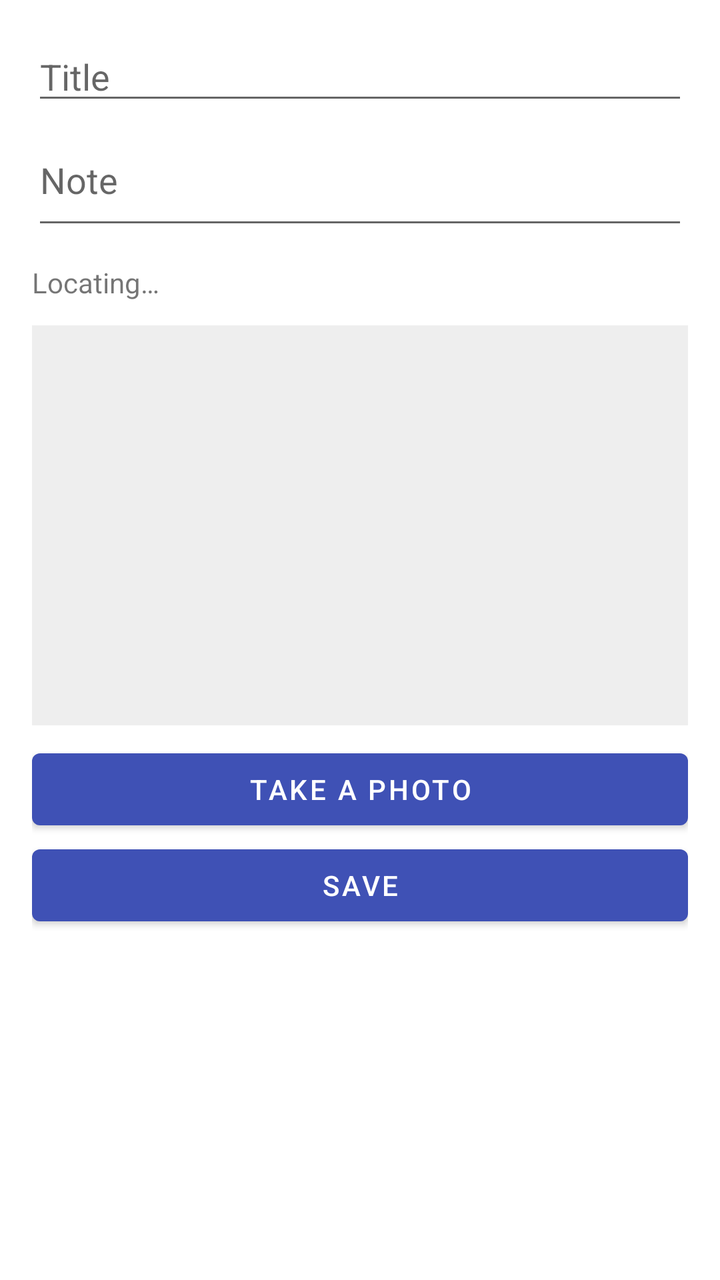
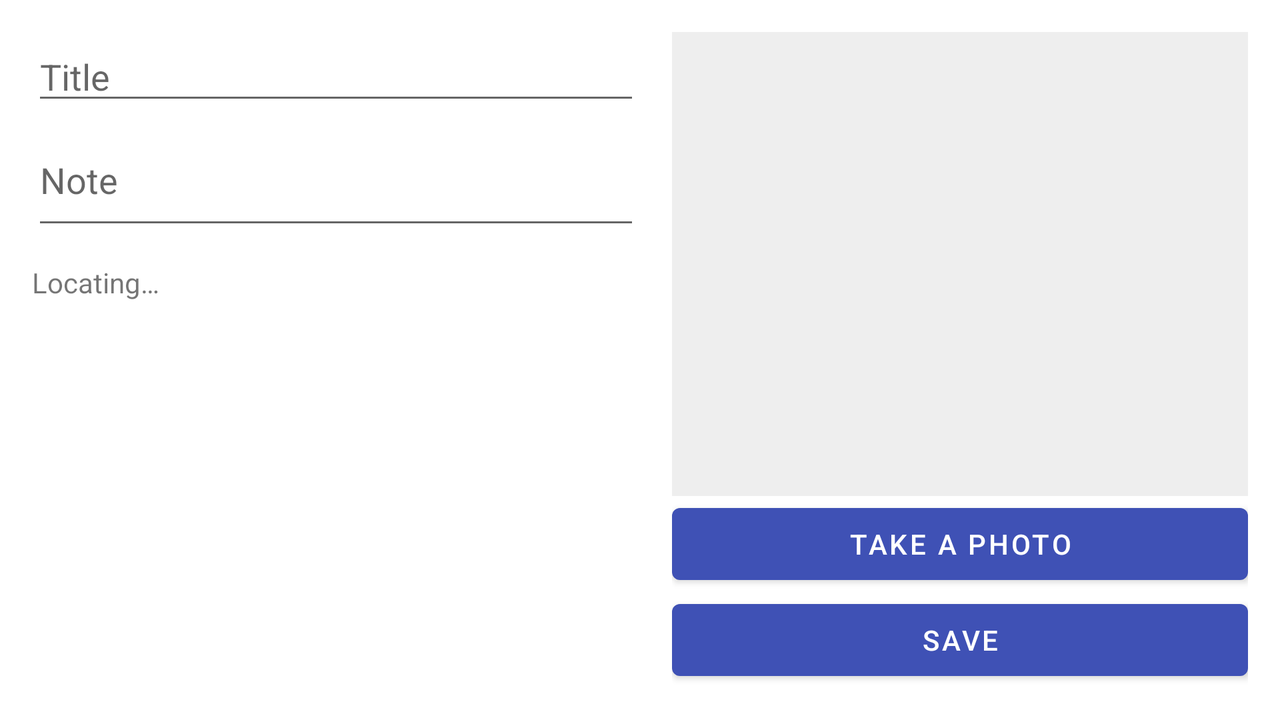

One screen, two layout resources from the same app: the default and the repository's alternative for another configuration. Each is rendered where Android would select it; the XML of both is given below.
<!-- AndroidManifest.xml: application theme AppTheme -->
<!-- res/layout/activity_edit_fiche.xml -->
<?xml version="1.0" encoding="utf-8"?>
<ScrollView xmlns:android="http://schemas.android.com/apk/res/android"
    android:layout_width="match_parent"
    android:layout_height="match_parent">

    <LinearLayout
        android:layout_width="match_parent"
        android:layout_height="wrap_content"
        android:orientation="vertical"
        android:padding="16dp">

        <EditText
            android:id="@+id/champ_titre"
            android:layout_width="match_parent"
            android:layout_height="wrap_content"
            android:hint="@string/titre_fiche"
            android:inputType="text" />

        <EditText
            android:id="@+id/champ_note"
            android:layout_width="match_parent"
            android:layout_height="wrap_content"
            android:hint="@string/note"
            android:inputType="textMultiLine"
            android:minLines="2" />

        <TextView
            android:id="@+id/texte_gps"
            android:layout_width="match_parent"
            android:layout_height="wrap_content"
            android:paddingTop="12dp"
            android:paddingBottom="12dp"
            android:text="@string/gps_attente" />

        <ImageView
            android:id="@+id/apercu_photo"
            android:layout_width="match_parent"
            android:layout_height="200dp"
            android:background="#EEEEEE"
            android:contentDescription="@string/photo"
            android:scaleType="centerCrop" />

        <Button
            android:id="@+id/bouton_photo"
            android:layout_width="match_parent"
            android:layout_height="wrap_content"
            android:layout_marginTop="8dp"
            android:text="@string/prendre_photo" />

        <Button
            android:id="@+id/bouton_enregistrer"
            android:layout_width="match_parent"
            android:layout_height="wrap_content"
            android:text="@string/enregistrer" />

        
        <Button
            android:id="@+id/bouton_supprimer"
            android:layout_width="match_parent"
            android:layout_height="wrap_content"
            android:text="@string/supprimer"
            android:visibility="gone" />
    </LinearLayout>
</ScrollView>
<!-- resources referenced by this layout -->
<resources>
  <string name="enregistrer">Save</string>
  <string name="gps_attente">Locating\u2026</string>
  <string name="note">Note</string>
  <string name="photo">Photo</string>
  <string name="prendre_photo">Take a photo</string>
  <string name="supprimer">Delete</string>
  <string name="titre_fiche">Title</string>
  <style name="AppTheme" parent="Theme.MaterialComponents.Light.NoActionBar">
          <item name="colorPrimary">#3F51B5</item>
          <item name="colorPrimaryVariant">#303F9F</item>
          <item name="colorAccent">#FF4081</item>
      </style>
</resources>
<!-- res/layout-land/activity_edit_fiche.xml (the repository's variant of the layout above) -->
<!-- drawn on the phone turned sideways -->
<?xml version="1.0" encoding="utf-8"?>
<LinearLayout xmlns:android="http://schemas.android.com/apk/res/android"
    android:layout_width="match_parent"
    android:layout_height="match_parent"
    android:orientation="horizontal"
    android:padding="16dp">

    
    <ScrollView
        android:layout_width="0dp"
        android:layout_height="match_parent"
        android:layout_weight="1">

        <LinearLayout
            android:layout_width="match_parent"
            android:layout_height="wrap_content"
            android:orientation="vertical">

            <EditText
                android:id="@+id/champ_titre"
                android:layout_width="match_parent"
                android:layout_height="wrap_content"
                android:hint="@string/titre_fiche"
                android:inputType="text" />

            <EditText
                android:id="@+id/champ_note"
                android:layout_width="match_parent"
                android:layout_height="wrap_content"
                android:hint="@string/note"
                android:inputType="textMultiLine"
                android:minLines="2" />

            <TextView
                android:id="@+id/texte_gps"
                android:layout_width="match_parent"
                android:layout_height="wrap_content"
                android:paddingTop="12dp"
                android:text="@string/gps_attente" />
        </LinearLayout>
    </ScrollView>

    
    <LinearLayout
        android:layout_width="0dp"
        android:layout_height="match_parent"
        android:layout_weight="1"
        android:orientation="vertical"
        android:paddingStart="16dp"
        android:paddingLeft="16dp">

        <ImageView
            android:id="@+id/apercu_photo"
            android:layout_width="match_parent"
            android:layout_height="0dp"
            android:layout_weight="1"
            android:background="#EEEEEE"
            android:contentDescription="@string/photo"
            android:scaleType="centerCrop" />

        <Button
            android:id="@+id/bouton_photo"
            android:layout_width="match_parent"
            android:layout_height="wrap_content"
            android:text="@string/prendre_photo" />

        <Button
            android:id="@+id/bouton_enregistrer"
            android:layout_width="match_parent"
            android:layout_height="wrap_content"
            android:text="@string/enregistrer" />

        
        <Button
            android:id="@+id/bouton_supprimer"
            android:layout_width="match_parent"
            android:layout_height="wrap_content"
            android:text="@string/supprimer"
            android:visibility="gone" />
    </LinearLayout>
</LinearLayout>
